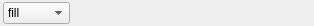
<ui version="4.0" >
 <class>FillWidget</class>
 <widget class="QWidget" name="FillWidget" >
  <property name="geometry" >
   <rect>
    <x>0</x>
    <y>0</y>
    <width>314</width>
    <height>26</height>
   </rect>
  </property>
  <property name="sizePolicy" >
   <sizepolicy vsizetype="Preferred" hsizetype="Fixed" >
    <horstretch>0</horstretch>
    <verstretch>0</verstretch>
   </sizepolicy>
  </property>
  <property name="windowTitle" >
   <string>Plot Fill Widget</string>
  </property>
  <layout class="QHBoxLayout" >
   <property name="spacing" >
    <number>3</number>
   </property>
   <property name="leftMargin" >
    <number>0</number>
   </property>
   <property name="topMargin" >
    <number>0</number>
   </property>
   <property name="rightMargin" >
    <number>0</number>
   </property>
   <property name="bottomMargin" >
    <number>0</number>
   </property>
   <item>
    <widget class="QFrame" name="colorFrame" >
     <property name="frameShape" >
      <enum>QFrame::NoFrame</enum>
     </property>
     <property name="frameShadow" >
      <enum>QFrame::Raised</enum>
     </property>
    </widget>
   </item>
   <item>
    <widget class="QComboBox" name="fillChooser" >
     <item>
      <property name="text" >
       <string>fill</string>
      </property>
     </item>
     <item>
      <property name="text" >
       <string>mesh1</string>
      </property>
     </item>
     <item>
      <property name="text" >
       <string>mesh2</string>
      </property>
     </item>
     <item>
      <property name="text" >
       <string>mesh3</string>
      </property>
     </item>
     <item>
      <property name="text" >
       <string>no fill</string>
      </property>
     </item>
    </widget>
   </item>
   <item>
    <spacer>
     <property name="orientation" >
      <enum>Qt::Horizontal</enum>
     </property>
     <property name="sizeHint" >
      <size>
       <width>40</width>
       <height>20</height>
      </size>
     </property>
    </spacer>
   </item>
  </layout>
 </widget>
 <resources/>
 <connections/>
</ui>
